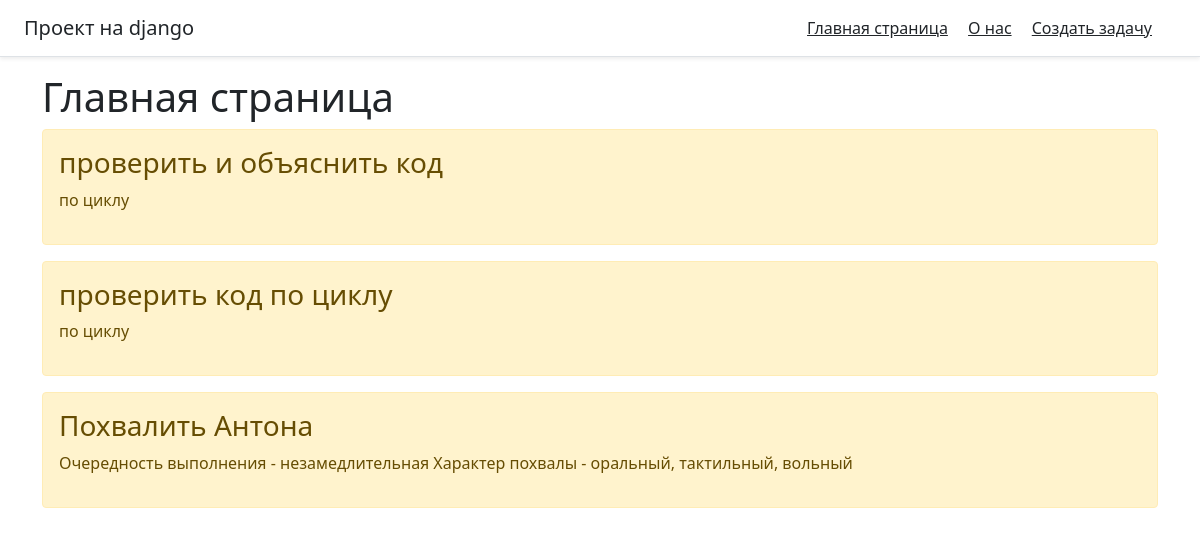
The app's page /, older data.
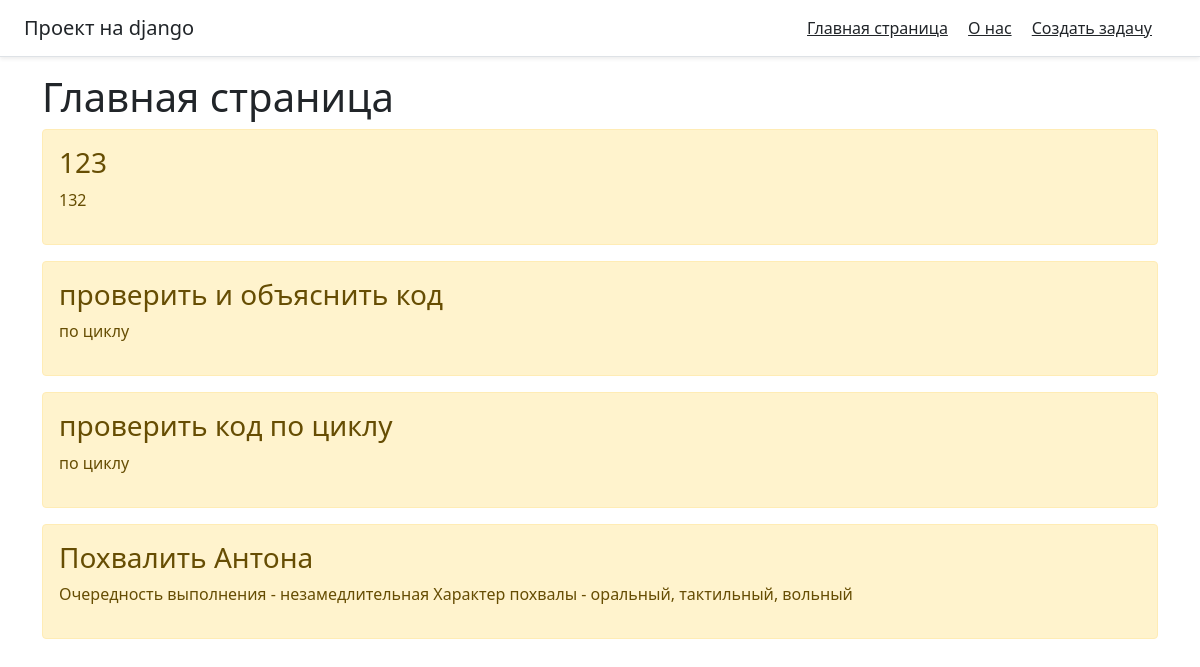
The same page, newer data.
### main/models.py (models this page shows, shortened)
class Task(models.Model):
    title = models.CharField('Название', max_length=50)
    task = models.TextField('Описание')
    class Meta:
        verbose_name = 'Задача'
        verbose_name_plural = 'Задачи'

### main/views.py (the view)
# urls.py: path('', views.index, name='home'),
def index(request):
    tasks = Task.objects.order_by('-id')
    return render(request, 'main/index.html', {'title': 'Главная страница', 'tasks': tasks})

### main/templates/main/index.html (shortened to what this page needs)
{% extends 'main/base.html' %}
{% block content %}
    <h1>Главная страница</h1>
    {% if tasks %}
        {% for each in tasks %}
            <div class="alert alert-warning mt-2">
            <h3>{{ each.title }}</h3>
            <p>{{ each.task }}</p>
            </div>
        {% endfor %}
    {% else %}
        <p>Нет Задач</p>
    {% endif %}
{% endblock %}

### main/templates/main/base.html (shortened to what this page needs)
<!doctype html>
<html lang="ru">
<head>
    <link rel="stylesheet" href="https://cdn.jsdelivr.net/npm/bootstrap@5.0.0-beta2/dist/css/bootstrap.min.css">
</head>
<body>
    <header class="d-flex flex-column flex-md-row align-items-center p-3 px-md-4 mb-3 bg-body border-bottom shadow-sm">
      <p class="h5 my-0 me-md-auto fw-normal">Проект на django</p>
      <nav class="my-2 my-md-0 me-md-3">
        <a class="p-2 text-dark" href="{% url 'home' %}">Главная страница</a>
        <a class="p-2 text-dark" href="{% url 'about' %}">О нас</a>
        <a class="p-2 text-dark" href="{% url 'create_task' %}">Создать задачу</a>
      </nav>
    </header>
    <div class="container">{% block content %} {% endblock %}</div>
</body>
</html>

Row changes from the older to the newer data that the page shows:
added Task: title "123", task "132"
